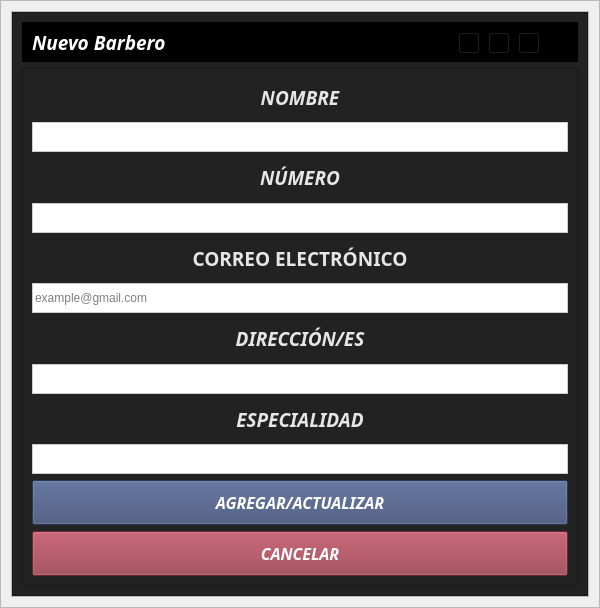
<?xml version="1.0" encoding="UTF-8"?>
<ui version="4.0">
 <class>add_edit_cliente</class>
 <widget class="QWidget" name="add_edit_cliente">
  <property name="geometry">
   <rect>
    <x>0</x>
    <y>0</y>
    <width>600</width>
    <height>608</height>
   </rect>
  </property>
  <property name="minimumSize">
   <size>
    <width>600</width>
    <height>0</height>
   </size>
  </property>
  <property name="maximumSize">
   <size>
    <width>16777215</width>
    <height>16777215</height>
   </size>
  </property>
  <property name="windowTitle">
   <string>Form</string>
  </property>
  <layout class="QVBoxLayout" name="verticalLayout">
   <property name="spacing">
    <number>0</number>
   </property>
   <property name="leftMargin">
    <number>0</number>
   </property>
   <property name="topMargin">
    <number>0</number>
   </property>
   <property name="rightMargin">
    <number>0</number>
   </property>
   <property name="bottomMargin">
    <number>0</number>
   </property>
   <item>
    <widget class="QFrame" name="central_widget_frame">
     <property name="maximumSize">
      <size>
       <width>600</width>
       <height>16777215</height>
      </size>
     </property>
     <property name="frameShape">
      <enum>QFrame::StyledPanel</enum>
     </property>
     <property name="frameShadow">
      <enum>QFrame::Raised</enum>
     </property>
     <layout class="QVBoxLayout" name="shadow_layout">
      <property name="spacing">
       <number>0</number>
      </property>
      <property name="leftMargin">
       <number>10</number>
      </property>
      <property name="topMargin">
       <number>10</number>
      </property>
      <property name="rightMargin">
       <number>10</number>
      </property>
      <property name="bottomMargin">
       <number>10</number>
      </property>
      <item>
       <widget class="QFrame" name="background_frame">
        <property name="frameShape">
         <enum>QFrame::StyledPanel</enum>
        </property>
        <property name="frameShadow">
         <enum>QFrame::Raised</enum>
        </property>
        <layout class="QVBoxLayout" name="verticalLayout_2">
         <property name="spacing">
          <number>0</number>
         </property>
         <property name="leftMargin">
          <number>0</number>
         </property>
         <property name="topMargin">
          <number>0</number>
         </property>
         <property name="rightMargin">
          <number>0</number>
         </property>
         <property name="bottomMargin">
          <number>0</number>
         </property>
         <item>
          <widget class="QFrame" name="content_frame">
           <property name="minimumSize">
            <size>
             <width>0</width>
             <height>0</height>
            </size>
           </property>
           <property name="styleSheet">
            <string notr="true">background-color: rgb(34, 34, 34);</string>
           </property>
           <property name="frameShape">
            <enum>QFrame::StyledPanel</enum>
           </property>
           <property name="frameShadow">
            <enum>QFrame::Raised</enum>
           </property>
           <layout class="QVBoxLayout" name="verticalLayout_7">
            <property name="spacing">
             <number>6</number>
            </property>
            <property name="leftMargin">
             <number>9</number>
            </property>
            <property name="topMargin">
             <number>9</number>
            </property>
            <property name="rightMargin">
             <number>9</number>
            </property>
            <property name="bottomMargin">
             <number>9</number>
            </property>
            <item>
             <widget class="QFrame" name="frame_nav">
              <property name="minimumSize">
               <size>
                <width>0</width>
                <height>40</height>
               </size>
              </property>
              <property name="maximumSize">
               <size>
                <width>16777215</width>
                <height>40</height>
               </size>
              </property>
              <property name="styleSheet">
               <string notr="true">background-color: rgb(0, 0, 0);</string>
              </property>
              <property name="frameShape">
               <enum>QFrame::StyledPanel</enum>
              </property>
              <property name="frameShadow">
               <enum>QFrame::Raised</enum>
              </property>
              <layout class="QHBoxLayout" name="horizontalLayout_6">
               <item>
                <widget class="QLabel" name="label_tittle">
                 <property name="font">
                  <font>
                   <family>Tw Cen MT</family>
                   <pointsize>14</pointsize>
                   <weight>75</weight>
                   <italic>true</italic>
                   <bold>true</bold>
                  </font>
                 </property>
                 <property name="styleSheet">
                  <string notr="true">color: rgb(255, 255, 255) ;</string>
                 </property>
                 <property name="text">
                  <string>Nuevo Barbero</string>
                 </property>
                </widget>
               </item>
               <item>
                <widget class="QFrame" name="butttons_holder_frame">
                 <property name="minimumSize">
                  <size>
                   <width>110</width>
                   <height>30</height>
                  </size>
                 </property>
                 <property name="maximumSize">
                  <size>
                   <width>110</width>
                   <height>16777215</height>
                  </size>
                 </property>
                 <property name="frameShape">
                  <enum>QFrame::StyledPanel</enum>
                 </property>
                 <property name="frameShadow">
                  <enum>QFrame::Raised</enum>
                 </property>
                 <widget class="QToolButton" name="minimize_button">
                  <property name="geometry">
                   <rect>
                    <x>0</x>
                    <y>0</y>
                    <width>22</width>
                    <height>22</height>
                   </rect>
                  </property>
                  <property name="text">
                   <string>...</string>
                  </property>
                  <property name="icon">
                   <iconset>
                    <normaloff>L:/AngelCuk/assets/icons/minimize-window.png</normaloff>L:/AngelCuk/assets/icons/minimize-window.png</iconset>
                  </property>
                 </widget>
                 <widget class="QToolButton" name="restore_button">
                  <property name="geometry">
                   <rect>
                    <x>30</x>
                    <y>0</y>
                    <width>22</width>
                    <height>22</height>
                   </rect>
                  </property>
                  <property name="text">
                   <string>...</string>
                  </property>
                  <property name="icon">
                   <iconset>
                    <normaloff>L:/AngelCuk/assets/icons/restore-window.png</normaloff>L:/AngelCuk/assets/icons/restore-window.png</iconset>
                  </property>
                 </widget>
                 <widget class="QToolButton" name="maximize_button">
                  <property name="geometry">
                   <rect>
                    <x>30</x>
                    <y>0</y>
                    <width>22</width>
                    <height>22</height>
                   </rect>
                  </property>
                  <property name="text">
                   <string>...</string>
                  </property>
                  <property name="icon">
                   <iconset>
                    <normaloff>L:/AngelCuk/assets/icons/maximize-window.png</normaloff>L:/AngelCuk/assets/icons/maximize-window.png</iconset>
                  </property>
                 </widget>
                 <widget class="QToolButton" name="close_button">
                  <property name="geometry">
                   <rect>
                    <x>60</x>
                    <y>0</y>
                    <width>22</width>
                    <height>22</height>
                   </rect>
                  </property>
                  <property name="text">
                   <string>...</string>
                  </property>
                  <property name="icon">
                   <iconset>
                    <normaloff>L:/AngelCuk/assets/icons/close-window.png</normaloff>L:/AngelCuk/assets/icons/close-window.png</iconset>
                  </property>
                 </widget>
                </widget>
               </item>
              </layout>
             </widget>
            </item>
            <item>
             <widget class="QFrame" name="frame_inferior">
              <property name="maximumSize">
               <size>
                <width>16777215</width>
                <height>16777215</height>
               </size>
              </property>
              <property name="frameShape">
               <enum>QFrame::StyledPanel</enum>
              </property>
              <property name="frameShadow">
               <enum>QFrame::Raised</enum>
              </property>
              <layout class="QVBoxLayout" name="verticalLayout_3">
               <item>
                <widget class="QLabel" name="pedido_tittle_6">
                 <property name="font">
                  <font>
                   <family>Segoe UI Black</family>
                   <pointsize>14</pointsize>
                   <weight>75</weight>
                   <italic>true</italic>
                   <bold>true</bold>
                   <underline>false</underline>
                  </font>
                 </property>
                 <property name="layoutDirection">
                  <enum>Qt::LeftToRight</enum>
                 </property>
                 <property name="styleSheet">
                  <string notr="true">color: rgb(230, 230, 230);</string>
                 </property>
                 <property name="text">
                  <string>NOMBRE</string>
                 </property>
                 <property name="textFormat">
                  <enum>Qt::AutoText</enum>
                 </property>
                 <property name="alignment">
                  <set>Qt::AlignCenter</set>
                 </property>
                </widget>
               </item>
               <item>
                <widget class="QLineEdit" name="nombre_lineEdit">
                 <property name="minimumSize">
                  <size>
                   <width>0</width>
                   <height>30</height>
                  </size>
                 </property>
                 <property name="styleSheet">
                  <string notr="true">background-color: rgb(255, 255, 255);
border: 1px solid #cbcbcb
</string>
                 </property>
                </widget>
               </item>
               <item>
                <widget class="QLabel" name="pedido_tittle_5">
                 <property name="font">
                  <font>
                   <family>Segoe UI Black</family>
                   <pointsize>14</pointsize>
                   <weight>75</weight>
                   <italic>true</italic>
                   <bold>true</bold>
                  </font>
                 </property>
                 <property name="styleSheet">
                  <string notr="true">color: rgb(230, 230, 230);</string>
                 </property>
                 <property name="text">
                  <string>NÚMERO</string>
                 </property>
                 <property name="alignment">
                  <set>Qt::AlignCenter</set>
                 </property>
                </widget>
               </item>
               <item>
                <widget class="QLineEdit" name="numero_lineEdit">
                 <property name="minimumSize">
                  <size>
                   <width>0</width>
                   <height>30</height>
                  </size>
                 </property>
                 <property name="styleSheet">
                  <string notr="true">background-color: rgb(255, 255, 255);
border: 1px solid #cbcbcb
</string>
                 </property>
                </widget>
               </item>
               <item>
                <widget class="QLabel" name="label">
                 <property name="font">
                  <font>
                   <family>Segoe UI Black</family>
                   <pointsize>14</pointsize>
                   <weight>75</weight>
                   <italic>false</italic>
                   <bold>true</bold>
                  </font>
                 </property>
                 <property name="styleSheet">
                  <string notr="true">color: rgb(230, 230, 230);</string>
                 </property>
                 <property name="text">
                  <string>CORREO ELECTRÓNICO</string>
                 </property>
                 <property name="alignment">
                  <set>Qt::AlignCenter</set>
                 </property>
                </widget>
               </item>
               <item>
                <widget class="QLineEdit" name="correo_lineEdit">
                 <property name="minimumSize">
                  <size>
                   <width>0</width>
                   <height>30</height>
                  </size>
                 </property>
                 <property name="styleSheet">
                  <string notr="true">background-color: rgb(255, 255, 255);
border: 1px solid #cbcbcb</string>
                 </property>
                 <property name="placeholderText">
                  <string>example@gmail.com</string>
                 </property>
                </widget>
               </item>
               <item>
                <widget class="QLabel" name="pedido_tittle_8">
                 <property name="font">
                  <font>
                   <family>Segoe UI Black</family>
                   <pointsize>14</pointsize>
                   <weight>75</weight>
                   <italic>true</italic>
                   <bold>true</bold>
                  </font>
                 </property>
                 <property name="styleSheet">
                  <string notr="true">color: rgb(230, 230, 230);</string>
                 </property>
                 <property name="text">
                  <string>DIRECCIÓN/ES</string>
                 </property>
                 <property name="alignment">
                  <set>Qt::AlignCenter</set>
                 </property>
                </widget>
               </item>
               <item>
                <widget class="QLineEdit" name="direccion_lineEdit">
                 <property name="minimumSize">
                  <size>
                   <width>0</width>
                   <height>30</height>
                  </size>
                 </property>
                 <property name="styleSheet">
                  <string notr="true">background-color: rgb(255, 255, 255);
border: 1px solid #cbcbcb
</string>
                 </property>
                </widget>
               </item>
               <item>
                <widget class="QLabel" name="pedido_tittle_9">
                 <property name="font">
                  <font>
                   <family>Segoe UI Black</family>
                   <pointsize>14</pointsize>
                   <weight>75</weight>
                   <italic>true</italic>
                   <bold>true</bold>
                  </font>
                 </property>
                 <property name="styleSheet">
                  <string notr="true">color: rgb(230, 230, 230);</string>
                 </property>
                 <property name="text">
                  <string>ESPECIALIDAD</string>
                 </property>
                 <property name="alignment">
                  <set>Qt::AlignCenter</set>
                 </property>
                </widget>
               </item>
               <item>
                <widget class="QLineEdit" name="especialidad_lineEdit">
                 <property name="minimumSize">
                  <size>
                   <width>0</width>
                   <height>30</height>
                  </size>
                 </property>
                 <property name="styleSheet">
                  <string notr="true">background-color: rgb(255, 255, 255);
border: 1px solid #cbcbcb
</string>
                 </property>
                </widget>
               </item>
               <item>
                <widget class="QPushButton" name="add_edit_button">
                 <property name="minimumSize">
                  <size>
                   <width>0</width>
                   <height>45</height>
                  </size>
                 </property>
                 <property name="font">
                  <font>
                   <family>Segoe UI Black</family>
                   <pointsize>12</pointsize>
                   <weight>75</weight>
                   <italic>true</italic>
                   <bold>true</bold>
                  </font>
                 </property>
                 <property name="styleSheet">
                  <string notr="true">QPushButton{
	background-color: rgb(60, 76, 116);
	color: white;
}

QPushButton:hover{
	
	background-color: rgb(30, 38, 57);
}


</string>
                 </property>
                 <property name="text">
                  <string>AGREGAR/ACTUALIZAR</string>
                 </property>
                </widget>
               </item>
               <item>
                <widget class="QPushButton" name="cancel_button">
                 <property name="minimumSize">
                  <size>
                   <width>0</width>
                   <height>45</height>
                  </size>
                 </property>
                 <property name="font">
                  <font>
                   <family>Segoe UI Black</family>
                   <pointsize>12</pointsize>
                   <weight>75</weight>
                   <italic>true</italic>
                   <bold>true</bold>
                  </font>
                 </property>
                 <property name="styleSheet">
                  <string notr="true">QPushButton{
	background-color: rgb(148, 52, 68  );
	color: white;
}

QPushButton:hover{
	
	background-color: rgb(97, 35, 45);
}


</string>
                 </property>
                 <property name="text">
                  <string>CANCELAR</string>
                 </property>
                </widget>
               </item>
              </layout>
             </widget>
            </item>
           </layout>
          </widget>
         </item>
        </layout>
       </widget>
      </item>
     </layout>
    </widget>
   </item>
  </layout>
 </widget>
 <resources/>
 <connections/>
</ui>
